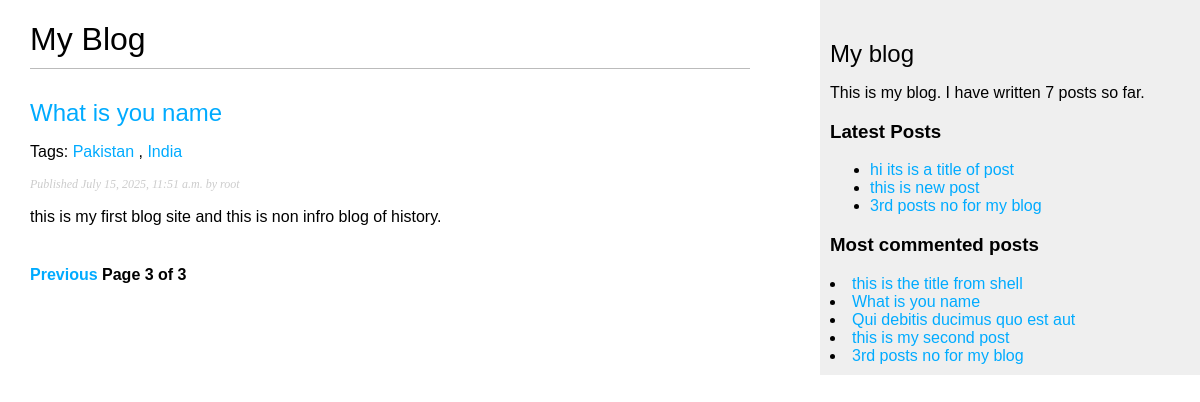
Page /blog/?page=3 on the committed database.
### blog/models.py (models this page shows, shortened)
class Post(models.Model):
    class Status(models.TextChoices):
        DRAFT = 'DF','Draft'
        PUBLISHED = 'PB','Published'
    title = models.CharField(max_length=255)
    slug  = models.SlugField(max_length=255,unique_for_date='publish')
    author = models.ForeignKey(settings.AUTH_USER_MODEL, on_delete=models.CASCADE,related_name='blog_posts')
    body  = models.TextField()
    publish = models.DateTimeField(default=timezone.now)    # post publish kb howi
    created = models.DateTimeField(auto_now_add=True)       # Post kab banayi gayi
    updated = models.DateTimeField(auto_now=True)           # Post kab last edit hui
    status  = models.CharField(max_length=2,choices=Status.choices, default=Status.DRAFT)
    objects = models.Manager()
    published = PublishedManager()
    tags       = TaggableManager()
    class Meta:
        ordering = ['-publish']                             # سب سے نئی پوسٹ سب سے اوپر
        indexes = [models.Index(fields = ['-publish']),]
    def get_absolute_url(self):
        return reverse("blog:post_detail",args=[self.publish.year,self.publish.month,self.publish.day,self.slug])

### blog/views.py (the view)
# urls.py: path('',views.post_list, name= 'post_list'),
def post_list(request,tag_slug=None):
    post_list = Post.published.all()
    tag = None
    if tag_slug:
        tag = get_object_or_404(Tag,slug=tag_slug)
        post_list = post_list.filter(tags__in = [tag])
    paginator = Paginator(post_list,3)
    page_number = request.GET.get('page',1)
    try:
        posts = paginator.page(page_number)
    except PageNotAnInteger:
        posts = paginator.page(1)
    except EmptyPage:
        posts = paginator.page(paginator.num_pages)
    return render(request,'blog/post/list.html', {'posts':posts,'tag':tag})

### blog/models.py (called while the page is built)
    def get_queryset(self):
        return super().get_queryset().filter(status = Post.Status.PUBLISHED)

### blog/templatetags/blog_tags.py (called while the page is built)
@register.simple_tag
def total_posts():
    return Post.published.count()

@register.inclusion_tag('blog/post/latest_posts.html')
def show_latest_posts(count=5):
    latest_posts = Post.published.order_by('-publish')[:count]
    return {'latest_posts':latest_posts}

@register.simple_tag
def get_most_commented_posts(count=5):
    return Post.published.annotate(total_comments = Count('comments')).order_by('-total_comments')[:count]

### blog/templates/blog/post/list.html (shortened to what this page needs)
{% extends "blog/base.html" %}
{% block content %}
  <h1>My Blog</h1>
  {% for post in posts %}
    <h2>
      <a href=" {{ post.get_absolute_url }}">{{ post.title }}</a>
    </h2>
    <p class="tags">
      Tags:
      {% for tag in post.tags.all %}
        <a href="{% url "blog:post_list_by_tag" tag.slug %}">{{ tag.name }}</a>
        {% if not forloop.last %},{% endif %}
      {% endfor %}
    </p>
    <p class="date ">Published {{ post.publish }} by {{ post.author }}</p>
    {{ post.body|truncatewords:30|linebreaks }}
  {% endfor %}
  {% include "blog/pagination.html" with page=posts %}
{% endblock content %}

### blog/templates/blog/base.html (shortened to what this page needs)
{% load blog_tags %}
{% load static %}
<!DOCTYPE html>
<html lang="en">
  <head>
  <link href="{% static 'css/blog.css' %}" rel="stylesheet" />
</head>
  <body>
    <div id="content">
      {% block content %}{% endblock content %}
    </div>
    <div id="sidebar">
      <h2>My blog</h2>
      <p>This is my blog.
      I have written {% total_posts %} posts so far.
      </p>
      <h3>Latest Posts</h3>
      {% show_latest_posts 3 %}
      <h3>Most commented posts</h3>
      {% get_most_commented_posts as most_commented_posts %}
      {% for post in most_commented_posts %}
      <li>
        <a href="{{ post.get_absolute_url }}">{{ post.title }}</a>
      </li>
      {% endfor %}
    </div>
  </body>
</html>

### blog/templates/blog/post/latest_posts.html
<ul>
    {% for post in latest_posts %}
    <li>
        <a href="{{ post.get_absolute_url }}">{{ post.title }}</a>
    </li>
    {% endfor %}
</ul>

### blog/static/css/blog.css (style rules this page uses)
body { margin:0; padding:0; font-family:helvetica, sans-serif; }
a { color:#00abff; text-decoration:none; }
h1 { font-weight:normal; border-bottom:1px solid #bbb; padding:0 0 10px 0; }
h2 { font-weight:normal; margin:30px 0 0; }
#content { float:left; width:60%; padding:0 0 0 30px; }
#sidebar { float:right; width:30%; padding:10px; background:#efefef; height:100%; }
p.date { color:#ccc; font-family: georgia, serif; font-size: 12px; font-style: italic; }

### rows in the picture
Post: title "What is you name", publish "July 15, 2025, 11:51 a.m.", author "root", body "this is my first blog site and this is non infro blog of history."
Tag: name "Pakistan"
Tag: name "India"
Post: title "hi its is a title of post"
Post: title "this is new post"
Post: title "3rd posts no for my blog"
Post: title "this is the title from shell"
Post: title "Qui debitis ducimus quo est aut"
Post: title "this is my second post"

### other values in the picture
{{ page.number }} "3"
{{ page.paginator.num_pages }} "3"
